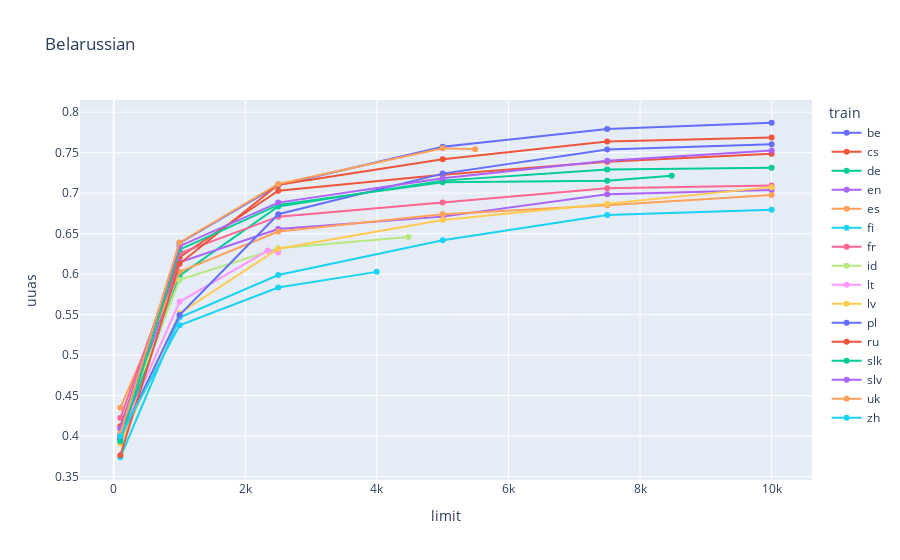
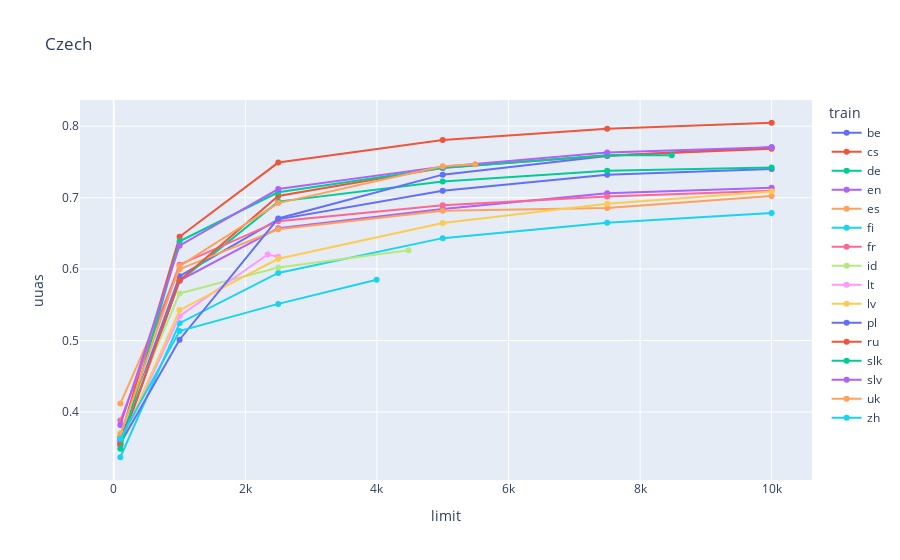
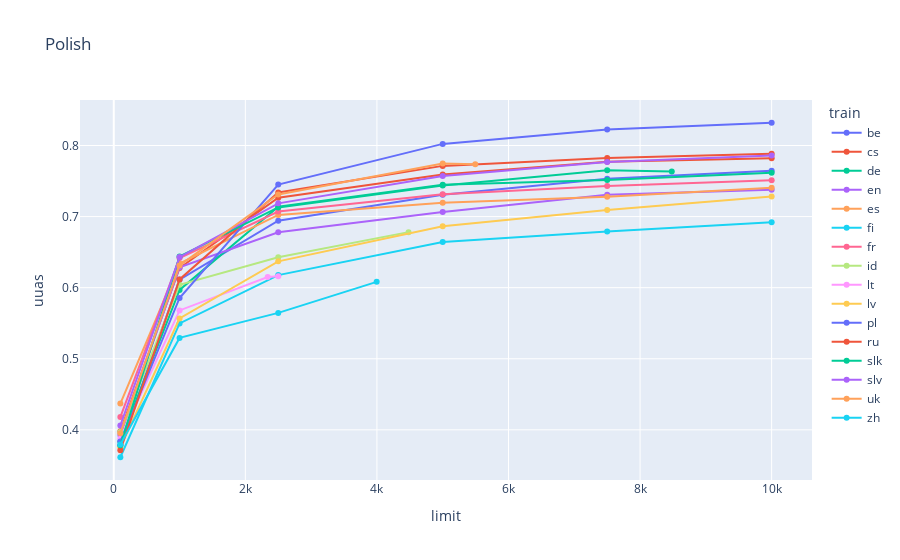
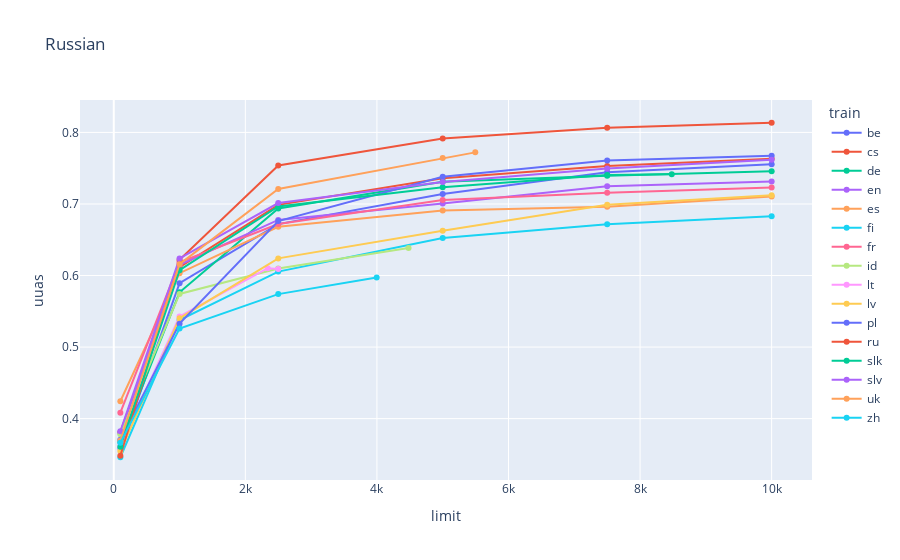

The code cell stored with these charts, in order, in its notebook:
### Code cell
for test in avg_df.test.unique():
    df_loc = avg_df[(avg_df.test == test) & (avg_df.limit <= 10000)]
    fig = px.line(data_frame=df_loc, x="limit", y="uuas", color="train", markers=True, title=full_name[test])
    fig.show()

### Figure 1 — Plotly figure (JSON) as saved in the notebook; plotly's stock layout.template omitted (floating-point values rounded to 4 significant figures)
{"data": [{"hovertemplate": "train=be<br>limit=%{x}<br>uuas=%{y}<extra></extra>", "legendgroup": "be", "line": {"color": "#636efa", "dash": "solid"}, "marker": {"symbol": "circle"}, "mode": "markers+lines", "name": "be", "orientation": "v", "showlegend": true, "type": "scatter", "x": [100, 1000, 2500, 5000, 7500, 10000], "xaxis": "x", "y": [0.4005, 0.6384, 0.7098, 0.7572, 0.7793, 0.787], "yaxis": "y"}, {"hovertemplate": "train=cs<br>limit=%{x}<br>uuas=%{y}<extra></extra>", "legendgroup": "cs", "line": {"color": "#EF553B", "dash": "solid"}, "marker": {"symbol": "circle"}, "mode": "markers+lines", "name": "cs", "orientation": "v", "showlegend": true, "type": "scatter", "x": [100, 1000, 2500, 5000, 7500, 10000], "xaxis": "x", "y": [0.4123, 0.6209, 0.7031, 0.7227, 0.7387, 0.7486], "yaxis": "y"}, {"hovertemplate": "train=de<br>limit=%{x}<br>uuas=%{y}<extra></extra>", "legendgroup": "de", "line": {"color": "#00cc96", "dash": "solid"}, "marker": {"symbol": "circle"}, "mode": "markers+lines", "name": "de", "orientation": "v", "showlegend": true, "type": "scatter", "x": [100, 1000, 2500, 5000, 7500, 10000], "xaxis": "x", "y": [0.3956, 0.5982, 0.6835, 0.7155, 0.7291, 0.7313], "yaxis": "y"}, {"hovertemplate": "train=en<br>limit=%{x}<br>uuas=%{y}<extra></extra>", "legendgroup": "en", "line": {"color": "#ab63fa", "dash": "solid"}, "marker": {"symbol": "circle"}, "mode": "markers+lines", "name": "en", "orientation": "v", "showlegend": true, "type": "scatter", "x": [100, 1000, 2500, 5000, 7500, 10000], "xaxis": "x", "y": [0.3967, 0.6146, 0.6559, 0.671, 0.6988, 0.704], "yaxis": "y"}, {"hovertemplate": "train=es<br>limit=%{x}<br>uuas=%{y}<extra></extra>", "legendgroup": "es", "line": {"color": "#FFA15A", "dash": "solid"}, "marker": {"symbol": "circle"}, "mode": "markers+lines", "name": "es", "orientation": "v", "showlegend": true, "type": "scatter", "x": [100, 1000, 2500, 5000, 7500, 10000], "xaxis": "x", "y": [0.4352, 0.6028, 0.6526, 0.6739, 0.6852, 0.6976], "yaxis": "y"}, {"hovertemplate": "train=fi<br>limit=%{x}<br>uuas=%{y}<extra></extra>", "legendgroup": "fi", "line": {"color": "#19d3f3", "dash": "solid"}, "marker": {"symbol": "circle"}, "mode": "markers+lines", "name": "fi", "orientation": "v", "showlegend": true, "type": "scatter", "x": [100, 1000, 2500, 5000, 7500, 10000], "xaxis": "x", "y": [0.374, 0.5464, 0.5989, 0.6418, 0.673, 0.6796], "yaxis": "y"}, {"hovertemplate": "train=fr<br>limit=%{x}<br>uuas=%{y}<extra></extra>", "legendgroup": "fr", "line": {"color": "#FF6692", "dash": "solid"}, "marker": {"symbol": "circle"}, "mode": "markers+lines", "name": "fr", "orientation": "v", "showlegend": true, "type": "scatter", "x": [100, 1000, 2500, 5000, 7500, 10000], "xaxis": "x", "y": [0.4223, 0.6258, 0.671, 0.6884, 0.7061, 0.7096], "yaxis": "y"}, {"hovertemplate": "train=id<br>limit=%{x}<br>uuas=%{y}<extra></extra>", "legendgroup": "id", "line": {"color": "#B6E880", "dash": "solid"}, "marker": {"symbol": "circle"}, "mode": "markers+lines", "name": "id", "orientation": "v", "showlegend": true, "type": "scatter", "x": [100, 1000, 2500, 4481], "xaxis": "x", "y": [0.4089, 0.5929, 0.632, 0.6458], "yaxis": "y"}, {"hovertemplate": "train=lt<br>limit=%{x}<br>uuas=%{y}<extra></extra>", "legendgroup": "lt", "line": {"color": "#FF97FF", "dash": "solid"}, "marker": {"symbol": "circle"}, "mode": "markers+lines", "name": "lt", "orientation": "v", "showlegend": true, "type": "scatter", "x": [100, 1000, 2340, 2500], "xaxis": "x", "y": [0.4007, 0.5659, 0.6291, 0.6267], "yaxis": "y"}, {"hovertemplate": "train=lv<br>limit=%{x}<br>uuas=%{y}<extra></extra>", "legendgroup": "lv", "line": {"color": "#FECB52", "dash": "solid"}, "marker": {"symbol": "circle"}, "mode": "markers+lines", "name": "lv", "orientation": "v", "showlegend": true, "type": "scatter", "x": [100, 1000, 2500, 5000, 7500, 10000], "xaxis": "x", "y": [0.3909, 0.5516, 0.6315, 0.6668, 0.6869, 0.7075], "yaxis": "y"}, {"hovertemplate": "train=pl<br>limit=%{x}<br>uuas=%{y}<extra></extra>", "legendgroup": "pl", "line": {"color": "#636efa", "dash": "solid"}, "marker": {"symbol": "circle"}, "mode": "markers+lines", "name": "pl", "orientation": "v", "showlegend": true, "type": "scatter", "x": [100, 1000, 2500, 5000, 7500, 10000], "xaxis": "x", "y": [0.398, 0.5495, 0.6741, 0.7242, 0.7538, 0.7603], "yaxis": "y"}, {"hovertemplate": "train=ru<br>limit=%{x}<br>uuas=%{y}<extra></extra>", "legendgroup": "ru", "line": {"color": "#EF553B", "dash": "solid"}, "marker": {"symbol": "circle"}, "mode": "markers+lines", "name": "ru", "orientation": "v", "showlegend": true, "type": "scatter", "x": [100, 1000, 2500, 5000, 7500, 10000], "xaxis": "x", "y": [0.3763, 0.6129, 0.7104, 0.7418, 0.7638, 0.7688], "yaxis": "y"}, {"hovertemplate": "train=slk<br>limit=%{x}<br>uuas=%{y}<extra></extra>", "legendgroup": "slk", "line": {"color": "#00cc96", "dash": "solid"}, "marker": {"symbol": "circle"}, "mode": "markers+lines", "name": "slk", "orientation": "v", "showlegend": true, "type": "scatter", "x": [100, 1000, 2500, 5000, 7500, 8482], "xaxis": "x", "y": [0.3936, 0.6302, 0.6856, 0.7134, 0.7152, 0.7215], "yaxis": "y"}, {"hovertemplate": "train=slv<br>limit=%{x}<br>uuas=%{y}<extra></extra>", "legendgroup": "slv", "line": {"color": "#ab63fa", "dash": "solid"}, "marker": {"symbol": "circle"}, "mode": "markers+lines", "name": "slv", "orientation": "v", "showlegend": true, "type": "scatter", "x": [100, 1000, 2500, 5000, 7500, 10000], "xaxis": "x", "y": [0.4095, 0.6346, 0.6883, 0.7184, 0.7399, 0.7526], "yaxis": "y"}, {"hovertemplate": "train=uk<br>limit=%{x}<br>uuas=%{y}<extra></extra>", "legendgroup": "uk", "line": {"color": "#FFA15A", "dash": "solid"}, "marker": {"symbol": "circle"}, "mode": "markers+lines", "name": "uk", "orientation": "v", "showlegend": true, "type": "scatter", "x": [100, 1000, 2500, 5000, 5495], "xaxis": "x", "y": [0.4035, 0.639, 0.7114, 0.7554, 0.7543], "yaxis": "y"}, {"hovertemplate": "train=zh<br>limit=%{x}<br>uuas=%{y}<extra></extra>", "legendgroup": "zh", "line": {"color": "#19d3f3", "dash": "solid"}, "marker": {"symbol": "circle"}, "mode": "markers+lines", "name": "zh", "orientation": "v", "showlegend": true, "type": "scatter", "x": [100, 1000, 2500, 3996], "xaxis": "x", "y": [0.3999, 0.537, 0.5835, 0.6028], "yaxis": "y"}], "layout": {"legend": {"title": {"text": "train"}, "tracegroupgap": 0}, "title": {"text": "Belarussian"}, "xaxis": {"anchor": "y", "domain": [0, 1], "title": {"text": "limit"}}, "yaxis": {"anchor": "x", "domain": [0, 1], "title": {"text": "uuas"}}}}

### Figure 2 — Plotly figure (JSON) as saved in the notebook; plotly's stock layout.template omitted (floating-point values rounded to 4 significant figures)
{"data": [{"hovertemplate": "train=be<br>limit=%{x}<br>uuas=%{y}<extra></extra>", "legendgroup": "be", "line": {"color": "#636efa", "dash": "solid"}, "marker": {"symbol": "circle"}, "mode": "markers+lines", "name": "be", "orientation": "v", "showlegend": true, "type": "scatter", "x": [100, 1000, 2500, 5000, 7500, 10000], "xaxis": "x", "y": [0.3606, 0.59, 0.6697, 0.7098, 0.732, 0.7402], "yaxis": "y"}, {"hovertemplate": "train=cs<br>limit=%{x}<br>uuas=%{y}<extra></extra>", "legendgroup": "cs", "line": {"color": "#EF553B", "dash": "solid"}, "marker": {"symbol": "circle"}, "mode": "markers+lines", "name": "cs", "orientation": "v", "showlegend": true, "type": "scatter", "x": [100, 1000, 2500, 5000, 7500, 10000], "xaxis": "x", "y": [0.3647, 0.6453, 0.7491, 0.7806, 0.7966, 0.8048], "yaxis": "y"}, {"hovertemplate": "train=de<br>limit=%{x}<br>uuas=%{y}<extra></extra>", "legendgroup": "de", "line": {"color": "#00cc96", "dash": "solid"}, "marker": {"symbol": "circle"}, "mode": "markers+lines", "name": "de", "orientation": "v", "showlegend": true, "type": "scatter", "x": [100, 1000, 2500, 5000, 7500, 10000], "xaxis": "x", "y": [0.3546, 0.5836, 0.6945, 0.7228, 0.7376, 0.7424], "yaxis": "y"}, {"hovertemplate": "train=en<br>limit=%{x}<br>uuas=%{y}<extra></extra>", "legendgroup": "en", "line": {"color": "#ab63fa", "dash": "solid"}, "marker": {"symbol": "circle"}, "mode": "markers+lines", "name": "en", "orientation": "v", "showlegend": true, "type": "scatter", "x": [100, 1000, 2500, 5000, 7500, 10000], "xaxis": "x", "y": [0.3531, 0.5841, 0.6573, 0.6843, 0.7063, 0.7138], "yaxis": "y"}, {"hovertemplate": "train=es<br>limit=%{x}<br>uuas=%{y}<extra></extra>", "legendgroup": "es", "line": {"color": "#FFA15A", "dash": "solid"}, "marker": {"symbol": "circle"}, "mode": "markers+lines", "name": "es", "orientation": "v", "showlegend": true, "type": "scatter", "x": [100, 1000, 2500, 5000, 7500, 10000], "xaxis": "x", "y": [0.4119, 0.5999, 0.6559, 0.6817, 0.6855, 0.7022], "yaxis": "y"}, {"hovertemplate": "train=fi<br>limit=%{x}<br>uuas=%{y}<extra></extra>", "legendgroup": "fi", "line": {"color": "#19d3f3", "dash": "solid"}, "marker": {"symbol": "circle"}, "mode": "markers+lines", "name": "fi", "orientation": "v", "showlegend": true, "type": "scatter", "x": [100, 1000, 2500, 5000, 7500, 10000], "xaxis": "x", "y": [0.3367, 0.5243, 0.5947, 0.6434, 0.6648, 0.6786], "yaxis": "y"}, {"hovertemplate": "train=fr<br>limit=%{x}<br>uuas=%{y}<extra></extra>", "legendgroup": "fr", "line": {"color": "#FF6692", "dash": "solid"}, "marker": {"symbol": "circle"}, "mode": "markers+lines", "name": "fr", "orientation": "v", "showlegend": true, "type": "scatter", "x": [100, 1000, 2500, 5000, 7500, 10000], "xaxis": "x", "y": [0.388, 0.6063, 0.6672, 0.6895, 0.7018, 0.7096], "yaxis": "y"}, {"hovertemplate": "train=id<br>limit=%{x}<br>uuas=%{y}<extra></extra>", "legendgroup": "id", "line": {"color": "#B6E880", "dash": "solid"}, "marker": {"symbol": "circle"}, "mode": "markers+lines", "name": "id", "orientation": "v", "showlegend": true, "type": "scatter", "x": [100, 1000, 2500, 4481], "xaxis": "x", "y": [0.371, 0.566, 0.6022, 0.6266], "yaxis": "y"}, {"hovertemplate": "train=lt<br>limit=%{x}<br>uuas=%{y}<extra></extra>", "legendgroup": "lt", "line": {"color": "#FF97FF", "dash": "solid"}, "marker": {"symbol": "circle"}, "mode": "markers+lines", "name": "lt", "orientation": "v", "showlegend": true, "type": "scatter", "x": [100, 1000, 2340, 2500], "xaxis": "x", "y": [0.3555, 0.5342, 0.6205, 0.6173], "yaxis": "y"}, {"hovertemplate": "train=lv<br>limit=%{x}<br>uuas=%{y}<extra></extra>", "legendgroup": "lv", "line": {"color": "#FECB52", "dash": "solid"}, "marker": {"symbol": "circle"}, "mode": "markers+lines", "name": "lv", "orientation": "v", "showlegend": true, "type": "scatter", "x": [100, 1000, 2500, 5000, 7500, 10000], "xaxis": "x", "y": [0.3553, 0.5426, 0.6145, 0.6646, 0.6913, 0.7085], "yaxis": "y"}, {"hovertemplate": "train=pl<br>limit=%{x}<br>uuas=%{y}<extra></extra>", "legendgroup": "pl", "line": {"color": "#636efa", "dash": "solid"}, "marker": {"symbol": "circle"}, "mode": "markers+lines", "name": "pl", "orientation": "v", "showlegend": true, "type": "scatter", "x": [100, 1000, 2500, 5000, 7500, 10000], "xaxis": "x", "y": [0.3561, 0.5012, 0.671, 0.7322, 0.7582, 0.7706], "yaxis": "y"}, {"hovertemplate": "train=ru<br>limit=%{x}<br>uuas=%{y}<extra></extra>", "legendgroup": "ru", "line": {"color": "#EF553B", "dash": "solid"}, "marker": {"symbol": "circle"}, "mode": "markers+lines", "name": "ru", "orientation": "v", "showlegend": true, "type": "scatter", "x": [100, 1000, 2500, 5000, 7500, 10000], "xaxis": "x", "y": [0.3552, 0.5841, 0.7024, 0.7418, 0.759, 0.7684], "yaxis": "y"}, {"hovertemplate": "train=slk<br>limit=%{x}<br>uuas=%{y}<extra></extra>", "legendgroup": "slk", "line": {"color": "#00cc96", "dash": "solid"}, "marker": {"symbol": "circle"}, "mode": "markers+lines", "name": "slk", "orientation": "v", "showlegend": true, "type": "scatter", "x": [100, 1000, 2500, 5000, 7500, 8482], "xaxis": "x", "y": [0.3485, 0.6389, 0.7075, 0.7416, 0.7595, 0.7594], "yaxis": "y"}, {"hovertemplate": "train=slv<br>limit=%{x}<br>uuas=%{y}<extra></extra>", "legendgroup": "slv", "line": {"color": "#ab63fa", "dash": "solid"}, "marker": {"symbol": "circle"}, "mode": "markers+lines", "name": "slv", "orientation": "v", "showlegend": true, "type": "scatter", "x": [100, 1000, 2500, 5000, 7500, 10000], "xaxis": "x", "y": [0.382, 0.6328, 0.7121, 0.7434, 0.7632, 0.7705], "yaxis": "y"}, {"hovertemplate": "train=uk<br>limit=%{x}<br>uuas=%{y}<extra></extra>", "legendgroup": "uk", "line": {"color": "#FFA15A", "dash": "solid"}, "marker": {"symbol": "circle"}, "mode": "markers+lines", "name": "uk", "orientation": "v", "showlegend": true, "type": "scatter", "x": [100, 1000, 2500, 5000, 5495], "xaxis": "x", "y": [0.3685, 0.6042, 0.6924, 0.744, 0.7468], "yaxis": "y"}, {"hovertemplate": "train=zh<br>limit=%{x}<br>uuas=%{y}<extra></extra>", "legendgroup": "zh", "line": {"color": "#19d3f3", "dash": "solid"}, "marker": {"symbol": "circle"}, "mode": "markers+lines", "name": "zh", "orientation": "v", "showlegend": true, "type": "scatter", "x": [100, 1000, 2500, 3996], "xaxis": "x", "y": [0.3625, 0.5133, 0.5514, 0.5853], "yaxis": "y"}], "layout": {"legend": {"title": {"text": "train"}, "tracegroupgap": 0}, "title": {"text": "Czech"}, "xaxis": {"anchor": "y", "domain": [0, 1], "title": {"text": "limit"}}, "yaxis": {"anchor": "x", "domain": [0, 1], "title": {"text": "uuas"}}}}

### Figure 3 — Plotly figure (JSON) as saved in the notebook; plotly's stock layout.template omitted (floating-point values rounded to 4 significant figures)
{"data": [{"hovertemplate": "train=be<br>limit=%{x}<br>uuas=%{y}<extra></extra>", "legendgroup": "be", "line": {"color": "#636efa", "dash": "solid"}, "marker": {"symbol": "circle"}, "mode": "markers+lines", "name": "be", "orientation": "v", "showlegend": true, "type": "scatter", "x": [100, 1000, 2500, 5000, 7500, 10000], "xaxis": "x", "y": [0.3779, 0.6114, 0.6942, 0.7309, 0.7534, 0.7644], "yaxis": "y"}, {"hovertemplate": "train=cs<br>limit=%{x}<br>uuas=%{y}<extra></extra>", "legendgroup": "cs", "line": {"color": "#EF553B", "dash": "solid"}, "marker": {"symbol": "circle"}, "mode": "markers+lines", "name": "cs", "orientation": "v", "showlegend": true, "type": "scatter", "x": [100, 1000, 2500, 5000, 7500, 10000], "xaxis": "x", "y": [0.3981, 0.6276, 0.7266, 0.7591, 0.7771, 0.7821], "yaxis": "y"}, {"hovertemplate": "train=de<br>limit=%{x}<br>uuas=%{y}<extra></extra>", "legendgroup": "de", "line": {"color": "#00cc96", "dash": "solid"}, "marker": {"symbol": "circle"}, "mode": "markers+lines", "name": "de", "orientation": "v", "showlegend": true, "type": "scatter", "x": [100, 1000, 2500, 5000, 7500, 10000], "xaxis": "x", "y": [0.3836, 0.5969, 0.714, 0.7449, 0.7513, 0.7615], "yaxis": "y"}, {"hovertemplate": "train=en<br>limit=%{x}<br>uuas=%{y}<extra></extra>", "legendgroup": "en", "line": {"color": "#ab63fa", "dash": "solid"}, "marker": {"symbol": "circle"}, "mode": "markers+lines", "name": "en", "orientation": "v", "showlegend": true, "type": "scatter", "x": [100, 1000, 2500, 5000, 7500, 10000], "xaxis": "x", "y": [0.3926, 0.6288, 0.6778, 0.7065, 0.7308, 0.7379], "yaxis": "y"}, {"hovertemplate": "train=es<br>limit=%{x}<br>uuas=%{y}<extra></extra>", "legendgroup": "es", "line": {"color": "#FFA15A", "dash": "solid"}, "marker": {"symbol": "circle"}, "mode": "markers+lines", "name": "es", "orientation": "v", "showlegend": true, "type": "scatter", "x": [100, 1000, 2500, 5000, 7500, 10000], "xaxis": "x", "y": [0.437, 0.6339, 0.7024, 0.7194, 0.728, 0.7405], "yaxis": "y"}, {"hovertemplate": "train=fi<br>limit=%{x}<br>uuas=%{y}<extra></extra>", "legendgroup": "fi", "line": {"color": "#19d3f3", "dash": "solid"}, "marker": {"symbol": "circle"}, "mode": "markers+lines", "name": "fi", "orientation": "v", "showlegend": true, "type": "scatter", "x": [100, 1000, 2500, 5000, 7500, 10000], "xaxis": "x", "y": [0.3614, 0.5497, 0.6177, 0.6641, 0.679, 0.692], "yaxis": "y"}, {"hovertemplate": "train=fr<br>limit=%{x}<br>uuas=%{y}<extra></extra>", "legendgroup": "fr", "line": {"color": "#FF6692", "dash": "solid"}, "marker": {"symbol": "circle"}, "mode": "markers+lines", "name": "fr", "orientation": "v", "showlegend": true, "type": "scatter", "x": [100, 1000, 2500, 5000, 7500, 10000], "xaxis": "x", "y": [0.4179, 0.6416, 0.7071, 0.7314, 0.7431, 0.7511], "yaxis": "y"}, {"hovertemplate": "train=id<br>limit=%{x}<br>uuas=%{y}<extra></extra>", "legendgroup": "id", "line": {"color": "#B6E880", "dash": "solid"}, "marker": {"symbol": "circle"}, "mode": "markers+lines", "name": "id", "orientation": "v", "showlegend": true, "type": "scatter", "x": [100, 1000, 2500, 4481], "xaxis": "x", "y": [0.3971, 0.6041, 0.6428, 0.6781], "yaxis": "y"}, {"hovertemplate": "train=lt<br>limit=%{x}<br>uuas=%{y}<extra></extra>", "legendgroup": "lt", "line": {"color": "#FF97FF", "dash": "solid"}, "marker": {"symbol": "circle"}, "mode": "markers+lines", "name": "lt", "orientation": "v", "showlegend": true, "type": "scatter", "x": [100, 1000, 2340, 2500], "xaxis": "x", "y": [0.3873, 0.568, 0.6151, 0.6161], "yaxis": "y"}, {"hovertemplate": "train=lv<br>limit=%{x}<br>uuas=%{y}<extra></extra>", "legendgroup": "lv", "line": {"color": "#FECB52", "dash": "solid"}, "marker": {"symbol": "circle"}, "mode": "markers+lines", "name": "lv", "orientation": "v", "showlegend": true, "type": "scatter", "x": [100, 1000, 2500, 5000, 7500, 10000], "xaxis": "x", "y": [0.3754, 0.5567, 0.637, 0.6865, 0.7093, 0.7281], "yaxis": "y"}, {"hovertemplate": "train=pl<br>limit=%{x}<br>uuas=%{y}<extra></extra>", "legendgroup": "pl", "line": {"color": "#636efa", "dash": "solid"}, "marker": {"symbol": "circle"}, "mode": "markers+lines", "name": "pl", "orientation": "v", "showlegend": true, "type": "scatter", "x": [100, 1000, 2500, 5000, 7500, 10000], "xaxis": "x", "y": [0.3836, 0.5855, 0.7451, 0.8023, 0.8224, 0.832], "yaxis": "y"}, {"hovertemplate": "train=ru<br>limit=%{x}<br>uuas=%{y}<extra></extra>", "legendgroup": "ru", "line": {"color": "#EF553B", "dash": "solid"}, "marker": {"symbol": "circle"}, "mode": "markers+lines", "name": "ru", "orientation": "v", "showlegend": true, "type": "scatter", "x": [100, 1000, 2500, 5000, 7500, 10000], "xaxis": "x", "y": [0.3714, 0.6117, 0.7338, 0.7713, 0.7825, 0.7885], "yaxis": "y"}, {"hovertemplate": "train=slk<br>limit=%{x}<br>uuas=%{y}<extra></extra>", "legendgroup": "slk", "line": {"color": "#00cc96", "dash": "solid"}, "marker": {"symbol": "circle"}, "mode": "markers+lines", "name": "slk", "orientation": "v", "showlegend": true, "type": "scatter", "x": [100, 1000, 2500, 5000, 7500, 8482], "xaxis": "x", "y": [0.3785, 0.6439, 0.7129, 0.7439, 0.7651, 0.7635], "yaxis": "y"}, {"hovertemplate": "train=slv<br>limit=%{x}<br>uuas=%{y}<extra></extra>", "legendgroup": "slv", "line": {"color": "#ab63fa", "dash": "solid"}, "marker": {"symbol": "circle"}, "mode": "markers+lines", "name": "slv", "orientation": "v", "showlegend": true, "type": "scatter", "x": [100, 1000, 2500, 5000, 7500, 10000], "xaxis": "x", "y": [0.4061, 0.643, 0.7186, 0.7571, 0.7767, 0.7858], "yaxis": "y"}, {"hovertemplate": "train=uk<br>limit=%{x}<br>uuas=%{y}<extra></extra>", "legendgroup": "uk", "line": {"color": "#FFA15A", "dash": "solid"}, "marker": {"symbol": "circle"}, "mode": "markers+lines", "name": "uk", "orientation": "v", "showlegend": true, "type": "scatter", "x": [100, 1000, 2500, 5000, 5495], "xaxis": "x", "y": [0.3953, 0.6312, 0.7312, 0.7745, 0.7735], "yaxis": "y"}, {"hovertemplate": "train=zh<br>limit=%{x}<br>uuas=%{y}<extra></extra>", "legendgroup": "zh", "line": {"color": "#19d3f3", "dash": "solid"}, "marker": {"symbol": "circle"}, "mode": "markers+lines", "name": "zh", "orientation": "v", "showlegend": true, "type": "scatter", "x": [100, 1000, 2500, 3996], "xaxis": "x", "y": [0.3792, 0.5293, 0.5645, 0.6082], "yaxis": "y"}], "layout": {"legend": {"title": {"text": "train"}, "tracegroupgap": 0}, "title": {"text": "Polish"}, "xaxis": {"anchor": "y", "domain": [0, 1], "title": {"text": "limit"}}, "yaxis": {"anchor": "x", "domain": [0, 1], "title": {"text": "uuas"}}}}

### Figure 4 — Plotly figure (JSON) as saved in the notebook; plotly's stock layout.template omitted (floating-point values rounded to 4 significant figures)
{"data": [{"hovertemplate": "train=be<br>limit=%{x}<br>uuas=%{y}<extra></extra>", "legendgroup": "be", "line": {"color": "#636efa", "dash": "solid"}, "marker": {"symbol": "circle"}, "mode": "markers+lines", "name": "be", "orientation": "v", "showlegend": true, "type": "scatter", "x": [100, 1000, 2500, 5000, 7500, 10000], "xaxis": "x", "y": [0.3591, 0.5893, 0.6718, 0.7139, 0.7445, 0.7555], "yaxis": "y"}, {"hovertemplate": "train=cs<br>limit=%{x}<br>uuas=%{y}<extra></extra>", "legendgroup": "cs", "line": {"color": "#EF553B", "dash": "solid"}, "marker": {"symbol": "circle"}, "mode": "markers+lines", "name": "cs", "orientation": "v", "showlegend": true, "type": "scatter", "x": [100, 1000, 2500, 5000, 7500, 10000], "xaxis": "x", "y": [0.3811, 0.6116, 0.6988, 0.7358, 0.753, 0.7632], "yaxis": "y"}, {"hovertemplate": "train=de<br>limit=%{x}<br>uuas=%{y}<extra></extra>", "legendgroup": "de", "line": {"color": "#00cc96", "dash": "solid"}, "marker": {"symbol": "circle"}, "mode": "markers+lines", "name": "de", "orientation": "v", "showlegend": true, "type": "scatter", "x": [100, 1000, 2500, 5000, 7500, 10000], "xaxis": "x", "y": [0.3675, 0.5766, 0.6937, 0.7311, 0.7393, 0.7458], "yaxis": "y"}, {"hovertemplate": "train=en<br>limit=%{x}<br>uuas=%{y}<extra></extra>", "legendgroup": "en", "line": {"color": "#ab63fa", "dash": "solid"}, "marker": {"symbol": "circle"}, "mode": "markers+lines", "name": "en", "orientation": "v", "showlegend": true, "type": "scatter", "x": [100, 1000, 2500, 5000, 7500, 10000], "xaxis": "x", "y": [0.3802, 0.6149, 0.6777, 0.7006, 0.7247, 0.7314], "yaxis": "y"}, {"hovertemplate": "train=es<br>limit=%{x}<br>uuas=%{y}<extra></extra>", "legendgroup": "es", "line": {"color": "#FFA15A", "dash": "solid"}, "marker": {"symbol": "circle"}, "mode": "markers+lines", "name": "es", "orientation": "v", "showlegend": true, "type": "scatter", "x": [100, 1000, 2500, 5000, 7500, 10000], "xaxis": "x", "y": [0.4243, 0.6033, 0.6681, 0.6909, 0.6961, 0.7106], "yaxis": "y"}, {"hovertemplate": "train=fi<br>limit=%{x}<br>uuas=%{y}<extra></extra>", "legendgroup": "fi", "line": {"color": "#19d3f3", "dash": "solid"}, "marker": {"symbol": "circle"}, "mode": "markers+lines", "name": "fi", "orientation": "v", "showlegend": true, "type": "scatter", "x": [100, 1000, 2500, 5000, 7500, 10000], "xaxis": "x", "y": [0.346, 0.5379, 0.6055, 0.6524, 0.6717, 0.6827], "yaxis": "y"}, {"hovertemplate": "train=fr<br>limit=%{x}<br>uuas=%{y}<extra></extra>", "legendgroup": "fr", "line": {"color": "#FF6692", "dash": "solid"}, "marker": {"symbol": "circle"}, "mode": "markers+lines", "name": "fr", "orientation": "v", "showlegend": true, "type": "scatter", "x": [100, 1000, 2500, 5000, 7500, 10000], "xaxis": "x", "y": [0.4084, 0.6185, 0.672, 0.7054, 0.7156, 0.723], "yaxis": "y"}, {"hovertemplate": "train=id<br>limit=%{x}<br>uuas=%{y}<extra></extra>", "legendgroup": "id", "line": {"color": "#B6E880", "dash": "solid"}, "marker": {"symbol": "circle"}, "mode": "markers+lines", "name": "id", "orientation": "v", "showlegend": true, "type": "scatter", "x": [100, 1000, 2500, 4481], "xaxis": "x", "y": [0.3783, 0.5743, 0.6097, 0.6383], "yaxis": "y"}, {"hovertemplate": "train=lt<br>limit=%{x}<br>uuas=%{y}<extra></extra>", "legendgroup": "lt", "line": {"color": "#FF97FF", "dash": "solid"}, "marker": {"symbol": "circle"}, "mode": "markers+lines", "name": "lt", "orientation": "v", "showlegend": true, "type": "scatter", "x": [100, 1000, 2340, 2500], "xaxis": "x", "y": [0.3623, 0.5427, 0.6103, 0.6089], "yaxis": "y"}, {"hovertemplate": "train=lv<br>limit=%{x}<br>uuas=%{y}<extra></extra>", "legendgroup": "lv", "line": {"color": "#FECB52", "dash": "solid"}, "marker": {"symbol": "circle"}, "mode": "markers+lines", "name": "lv", "orientation": "v", "showlegend": true, "type": "scatter", "x": [100, 1000, 2500, 5000, 7500, 10000], "xaxis": "x", "y": [0.3547, 0.5402, 0.624, 0.6625, 0.699, 0.7121], "yaxis": "y"}, {"hovertemplate": "train=pl<br>limit=%{x}<br>uuas=%{y}<extra></extra>", "legendgroup": "pl", "line": {"color": "#636efa", "dash": "solid"}, "marker": {"symbol": "circle"}, "mode": "markers+lines", "name": "pl", "orientation": "v", "showlegend": true, "type": "scatter", "x": [100, 1000, 2500, 5000, 7500, 10000], "xaxis": "x", "y": [0.3705, 0.5327, 0.6762, 0.7381, 0.7606, 0.7674], "yaxis": "y"}, {"hovertemplate": "train=ru<br>limit=%{x}<br>uuas=%{y}<extra></extra>", "legendgroup": "ru", "line": {"color": "#EF553B", "dash": "solid"}, "marker": {"symbol": "circle"}, "mode": "markers+lines", "name": "ru", "orientation": "v", "showlegend": true, "type": "scatter", "x": [100, 1000, 2500, 5000, 7500, 10000], "xaxis": "x", "y": [0.3482, 0.6219, 0.7539, 0.7913, 0.8064, 0.8135], "yaxis": "y"}, {"hovertemplate": "train=slk<br>limit=%{x}<br>uuas=%{y}<extra></extra>", "legendgroup": "slk", "line": {"color": "#00cc96", "dash": "solid"}, "marker": {"symbol": "circle"}, "mode": "markers+lines", "name": "slk", "orientation": "v", "showlegend": true, "type": "scatter", "x": [100, 1000, 2500, 5000, 7500, 8482], "xaxis": "x", "y": [0.3606, 0.6074, 0.6965, 0.7234, 0.7403, 0.7417], "yaxis": "y"}, {"hovertemplate": "train=slv<br>limit=%{x}<br>uuas=%{y}<extra></extra>", "legendgroup": "slv", "line": {"color": "#ab63fa", "dash": "solid"}, "marker": {"symbol": "circle"}, "mode": "markers+lines", "name": "slv", "orientation": "v", "showlegend": true, "type": "scatter", "x": [100, 1000, 2500, 5000, 7500, 10000], "xaxis": "x", "y": [0.3823, 0.6239, 0.7012, 0.7308, 0.7494, 0.7619], "yaxis": "y"}, {"hovertemplate": "train=uk<br>limit=%{x}<br>uuas=%{y}<extra></extra>", "legendgroup": "uk", "line": {"color": "#FFA15A", "dash": "solid"}, "marker": {"symbol": "circle"}, "mode": "markers+lines", "name": "uk", "orientation": "v", "showlegend": true, "type": "scatter", "x": [100, 1000, 2500, 5000, 5495], "xaxis": "x", "y": [0.3694, 0.6158, 0.7209, 0.7643, 0.7721], "yaxis": "y"}, {"hovertemplate": "train=zh<br>limit=%{x}<br>uuas=%{y}<extra></extra>", "legendgroup": "zh", "line": {"color": "#19d3f3", "dash": "solid"}, "marker": {"symbol": "circle"}, "mode": "markers+lines", "name": "zh", "orientation": "v", "showlegend": true, "type": "scatter", "x": [100, 1000, 2500, 3996], "xaxis": "x", "y": [0.3664, 0.526, 0.574, 0.5972], "yaxis": "y"}], "layout": {"legend": {"title": {"text": "train"}, "tracegroupgap": 0}, "title": {"text": "Russian"}, "xaxis": {"anchor": "y", "domain": [0, 1], "title": {"text": "limit"}}, "yaxis": {"anchor": "x", "domain": [0, 1], "title": {"text": "uuas"}}}}
